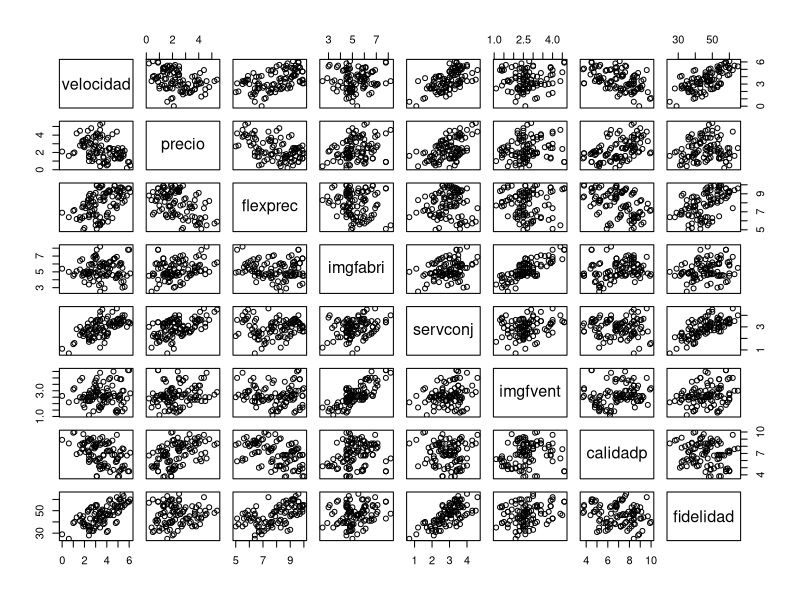
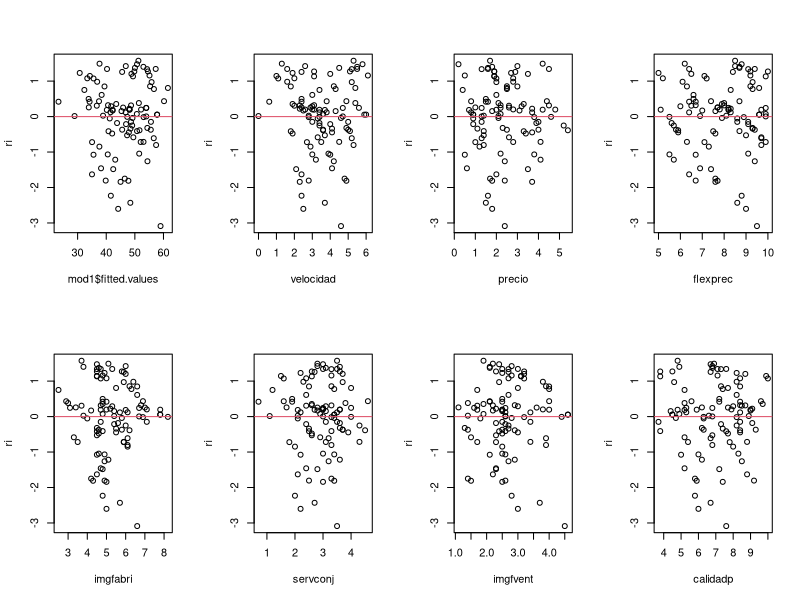
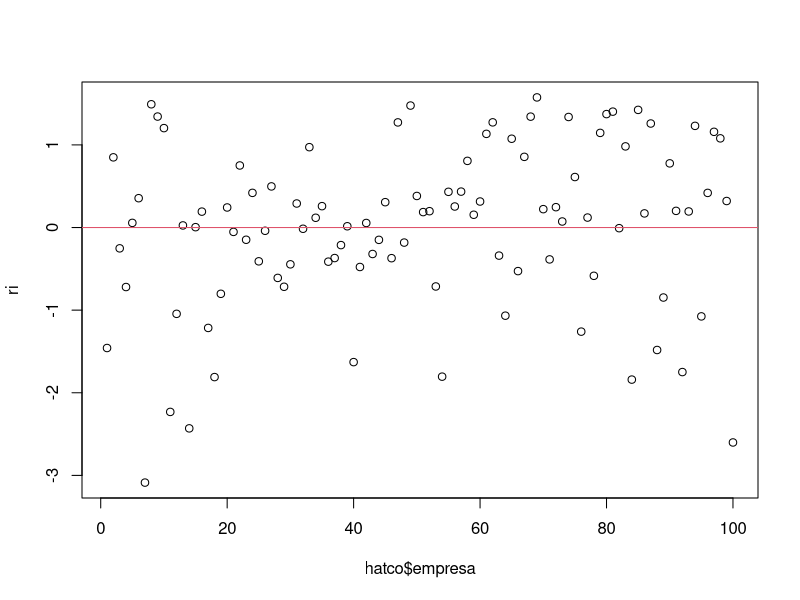
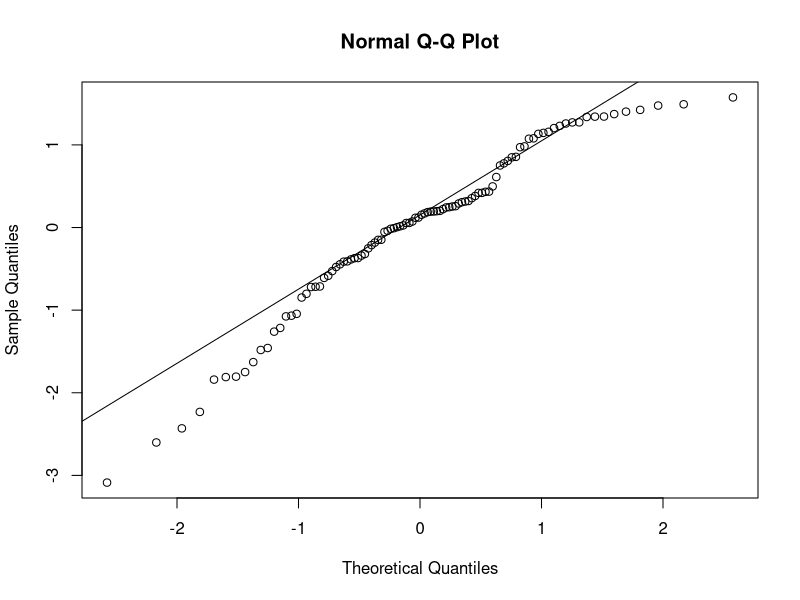
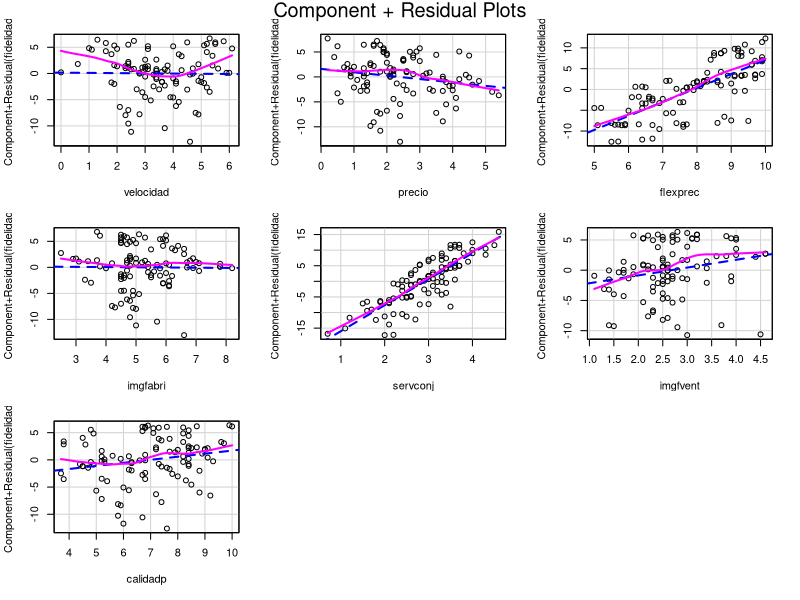
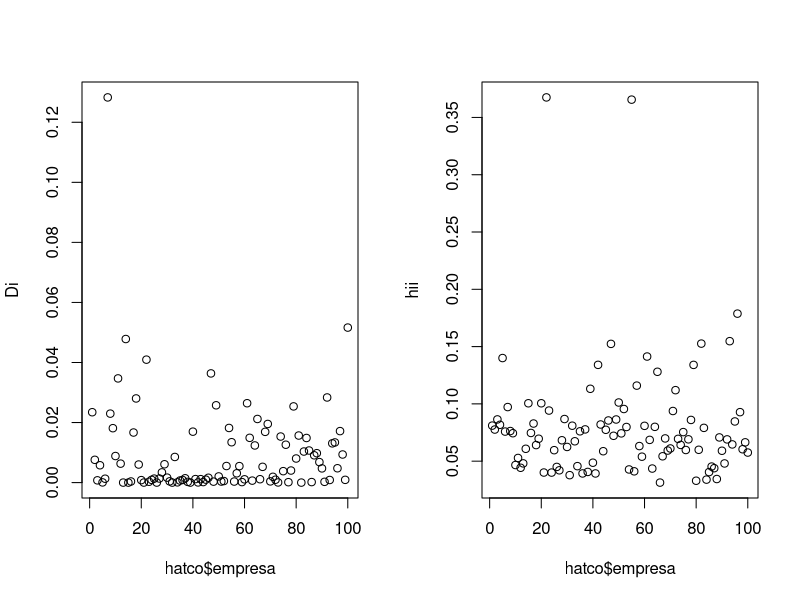
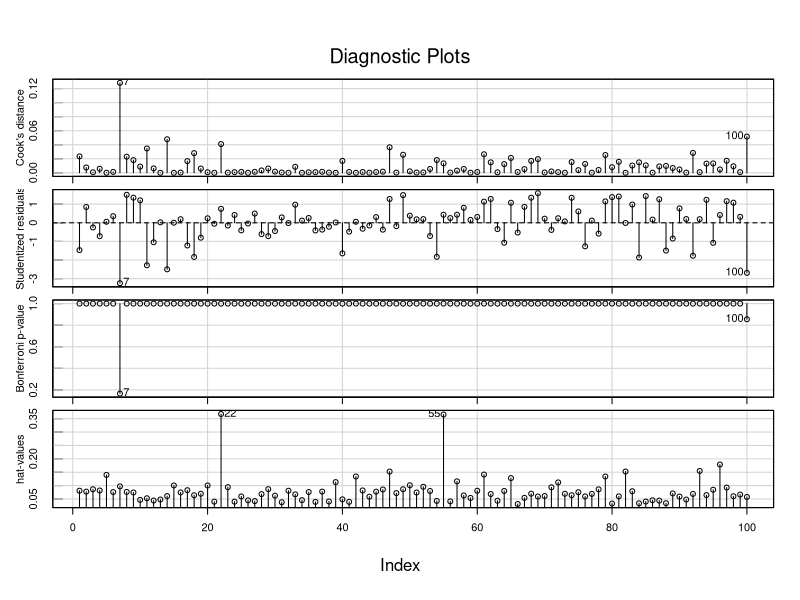

Generate these figures, in order, with R:
## ---- chunk 1
library(lmtest)
library(car)
## ---- chunk 2

hatco<-read.csv('hatco2.csv', header = TRUE, as.is=NA)
plot(hatco[,c(6:13)])
## ---- chunk 3
mod1<-lm(fidelidad~velocidad+precio+flexprec+imgfabri+servconj+imgfvent+calidadp,hatco)
mod1
## ---- chunk 4
summary(mod1)
anova(mod1)
## ---- chunk 5
#x2
#p-valor=0.7461, no hay evidencias para rechazar H0, por lo tanto el precio parece no influir

#x3
#p-valor=1.56*10^(-12), se rechaza H0, la flexibilidad sí influye en la fidelidad

#x4
#p-valor=0.02585, se rechaza H0, la imagen del fabricante sí influye

#x5
#p-valor=0.05913, no se rechaza H0 aunque está cerca de ser rechazada, podemos ver que el servicio puede influir en la fidelidad

#x6
#p-valor=0.13311, no se rechaza H0, la imagen de fuerza de ventas parece no influir

#x7
#p-valor=0.11667, no se rechaza H0, la calidad parece no influir
## ---- chunk 6
#Beta_0
#p-valor=0.044, se rechaza para 5% de nivel de significación por lo que no podemos prescindir de este término. Para 1% no se rechaza H0 pero
#no nos lleva directamente a prescindir del término en el modelo
## ---- chunk 7
ri<-rstandard(mod1)
par(mfrow=c(2,4))
plot(mod1$fitted.values, ri )
abline(h=0,col=2)

for (i in 6:12){
  plot(hatco[,i], ri, xlab=names(hatco)[i])
  abline(h=0,col=2)
}
## ---- chunk 8
par(mfrow=c(1,1))
plot(hatco$empresa, ri)
abline(h=0,col=2)
dwtest(mod1)
#El p-valor es grande, así que no podemos rechazar H0, los errores son incorrelados
## ---- chunk 9
ks.test(ri,pnorm)
#No se rechaza H0, los errores son normales
qqnorm(ri)
qqline(ri)
#Los puntos están aproximadamente alineados
## ---- chunk 10
crPlots(mod1)
## ---- chunk 11
which(abs(ri)>2.5)

Di<-cooks.distance(mod1)
hii<-hatvalues(mod1)
par(mfrow=c(1,2))
plot(hatco$empresa, Di)
plot(hatco$empresa, hii)

influenceIndexPlot(mod1)
#Datos influyentes -> 7 y 100, son también anómalos
#Datos aislados -> 22 y 55
## ---- chunk 12
hatco<-hatco[-c(7,100),]
mod2<-lm(fidelidad~velocidad+precio+flexprec+imgfabri+servconj+imgfvent+calidadp,hatco)
summary(mod2)
summary(mod1)
#Ha mejorado considerablemente el ajuste
## ---- chunk 13
R<-cor(hatco[,6:12])
ai<-eigen(R)$values # autovalores de R
sqrt(max(ai)/min(ai)) # el índice IC
vif(mod2)
#Existe un problema de multicolinealidad, hay VIF mayores de 10
## ---- chunk 14
step(mod2)
step(mod2, direction = 'both')
